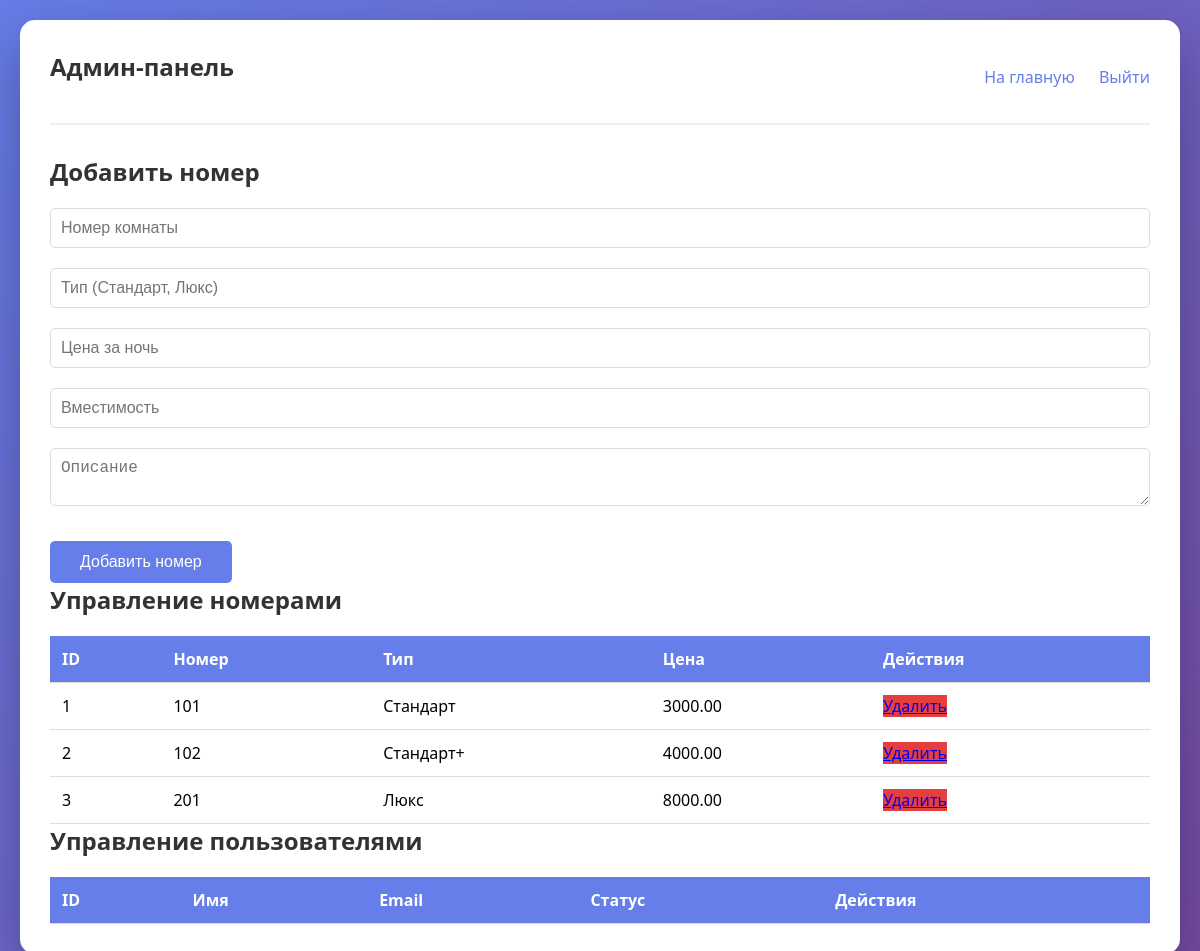
/admin.php (signed in), run on the app's committed database.
### tables this page shows
CREATE TABLE rooms (
    id INT AUTO_INCREMENT PRIMARY KEY,
    room_number VARCHAR(10) UNIQUE NOT NULL,
    type VARCHAR(50) NOT NULL,
    price_per_night DECIMAL(10,2) NOT NULL,
    capacity INT NOT NULL,
    description TEXT,
    is_available TINYINT(1) DEFAULT 1
);

### admin.php (the view, shortened to what this page needs)
<?php
require_once 'config.php';
$rooms = $pdo->query("SELECT * FROM rooms")->fetchAll();
?>
<!DOCTYPE html>
<html lang="ru">
<head>
    <link rel="stylesheet" href="style.css">
</head>
<body>
    <div class="container">
        <div class="nav">
            <h2>Админ-панель</h2>
            <div class="nav-links">
                <a href="dashboard.php">На главную</a>
                <a href="logout.php">Выйти</a>
            </div>
        </div>
        <h2>Добавить номер</h2>
        <form method="POST">
            <div class="form-group">
                <input type="text" name="room_number" placeholder="Номер комнаты" required>
            </div>
            <div class="form-group">
                <input type="text" name="type" placeholder="Тип (Стандарт, Люкс)" required>
            </div>
            <div class="form-group">
                <input type="number" step="0.01" name="price" placeholder="Цена за ночь" required>
            </div>
            <div class="form-group">
                <input type="number" name="capacity" placeholder="Вместимость" required>
            </div>
            <div class="form-group">
                <textarea name="description" placeholder="Описание"></textarea>
            </div>
            <button type="submit" name="add_room">Добавить номер</button>
        </form>
        <h2>Управление номерами</h2>
        <table>
            <thead>
                <tr><th>ID</th><th>Номер</th><th>Тип</th><th>Цена</th><th>Действия</th></tr>
            </thead>
            <tbody>
                <?php foreach($rooms as $room): ?>
                    <tr>
                        <td><?php echo $room['id']; ?></td>
                        <td><?php echo $room['room_number']; ?></td>
                        <td><?php echo $room['type']; ?></td>
                        <td><?php echo $room['price_per_night']; ?></td>
                        <td><a href="?delete_room=<?php echo $room['id']; ?>" class="btn-danger" onclick="return confirm('Удалить номер?')">Удалить</a></td>
                    </tr>
                <?php endforeach; ?>
            </tbody>
        </table>
        <h2>Управление пользователями</h2>
        <table>
            <thead>
                <tr><th>ID</th><th>Имя</th><th>Email</th><th>Статус</th><th>Действия</th></tr>
            </thead>
        </table>
    </div>
</body>
</html>

### style.css (style rules this page uses)
* { margin: 0; padding: 0; box-sizing: border-box; }
body { font-family: 'Segoe UI', Tahoma, Geneva, Verdana, sans-serif; background: linear-gradient(135deg, #667eea 0%, #764ba2 100%); min-height: 100vh; padding: 20px; }
.container { max-width: 1200px; margin: 0 auto; background: white; border-radius: 15px; padding: 30px; box-shadow: 0 20px 60px rgba(0,0,0,0.3); }
h1, h2 { color: #333; margin-bottom: 20px; }
.form-group { margin-bottom: 20px; }
input, select, textarea { width: 100%; padding: 10px; border: 1px solid #ddd; border-radius: 5px; font-size: 16px; }
button, .btn { background: #667eea; color: white; padding: 12px 30px; border: none; border-radius: 5px; cursor: pointer; font-size: 16px; text-decoration: none; display: inline-block; margin-top: 10px; }
.btn-danger { background: #e53e3e; }
table { width: 100%; border-collapse: collapse; margin-top: 20px; }
th, td { padding: 12px; text-align: left; border-bottom: 1px solid #ddd; }
th { background: #667eea; color: white; }
.nav { display: flex; justify-content: space-between; align-items: center; margin-bottom: 30px; padding-bottom: 20px; border-bottom: 2px solid #eee; }
.nav-links a { margin-left: 20px; text-decoration: none; color: #667eea; }

### data on the page
rooms: id "1", room_number "101", type "Стандарт", price_per_night "3000.00"
rooms: id "2", room_number "102", type "Стандарт+", price_per_night "4000.00"
rooms: id "3", room_number "201", type "Люкс", price_per_night "8000.00"
